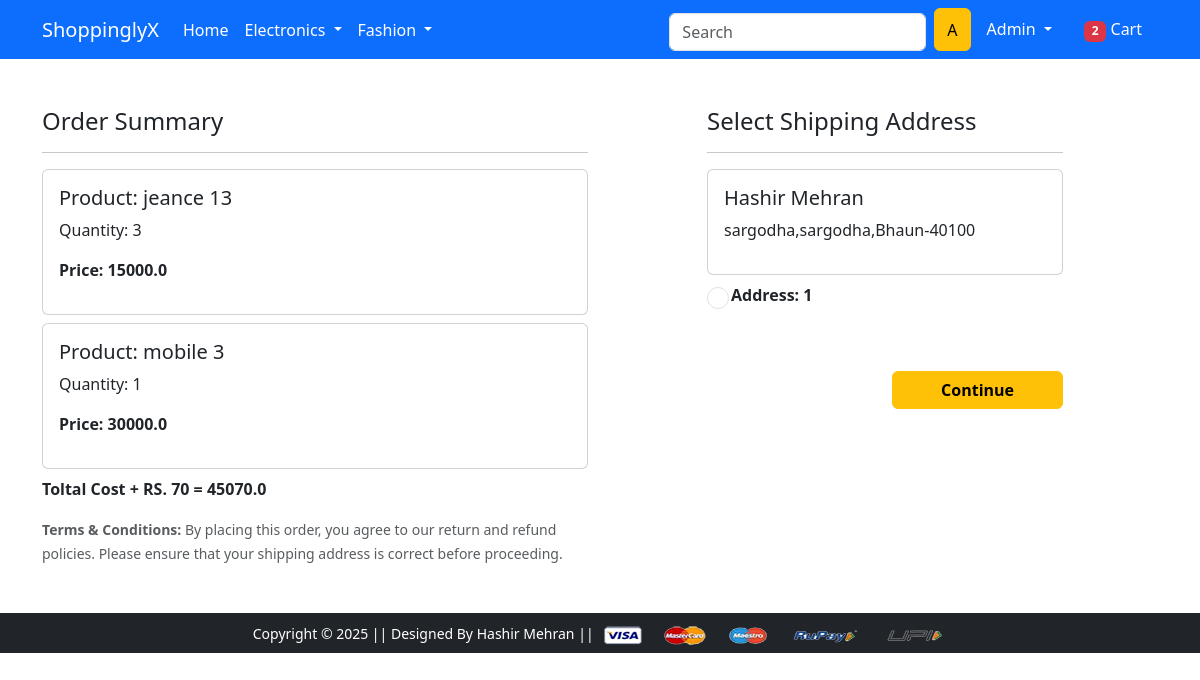
Screenshot of /checkout/ (signed in) with the database file from the repository.
### app/models.py (models this page shows, shortened)
class Cart(models.Model):
    user     = models.ForeignKey(User, on_delete=models.CASCADE)
    product  = models.ForeignKey(Product, on_delete=models.CASCADE)
    quantity = models.PositiveIntegerField(default=1)
    @property
    def total_cost(self):
        return self.quantity * self.product.discounted_price

class Product(models.Model):
    title            = models.CharField(max_length=100)
    selling_price    = models.FloatField()
    discounted_price = models.FloatField()
    description      = models.TextField()
    brand            = models.CharField(max_length=100)
    category         = models.CharField(choices=CATEGORY_CHOICES, max_length=2)
    product_image    = models.ImageField(upload_to='productimg')

class Customer (models.Model):
    user     = models.ForeignKey(User, on_delete=models.CASCADE)
    name     = models.CharField(max_length=200)
    locality = models.CharField(max_length=200)
    city     = models.CharField(max_length=50)
    zipcode  = models.IntegerField()
    state    = models.CharField(choices=STATES_Choice, max_length=50)

### app/views.py (the view)
# urls.py: path('checkout/', views.checkout, name='checkout'),
@login_required
def checkout(request):
    user = request.user
    add = Customer.objects.filter(user=user)
    cart_items = Cart.objects.filter(user=user)
    amount = 0.0
    shipping_amount = 70.0
    for p in cart_items:
        tempamount = (p.quantity * (p.product.discounted_price or 0))
        amount += tempamount
    totalamount = amount + shipping_amount
    return render(request, 'app/checkout.html', {'add': add, 'cart_items': cart_items, 'totalamount': totalamount})

### app/context_processors.py (called while the page is built)
def cart_item_count(request):
    cart_count = 0
    if request.user.is_authenticated:
        cart_count = Cart.objects.filter(user=request.user).count()  # Count items in the cart
    return {'cart_item_count': cart_count}

### app/templates/app/checkout.html (shortened to what this page needs)
{% extends 'app/base.html' %}
{% load static %}
{% block main-content %}
<div class="container">
 <div class="row mt-5">
  <div class="col-sm-6">
    <h4>Order Summary</h4>
    <hr>
    {% for  item in cart_items %}
      <div class="card mb-2">
        <div class="card-body">
          <h5>Product: {{item.product.title}}</h5>
          <p>Quantity: {{item.quantity}}</p>
          <p class="fw-bold">Price: {{item.total_cost}}</p>
        </div>
      </div>
    {% endfor %}
    <p class="fw-bold">Toltal Cost + RS. 70 = {{totalamount}}</p>
      <small class="text-muted">
        <strong>Terms & Conditions:</strong> By placing this order, you agree to our return and refund policies. Please ensure that your shipping address is correct before proceeding.
      </small>  </div>
  <div class="col-sm-4 offset-sm-1">
    <h4>Select Shipping Address</h4>
    <hr>
    <form action="/paymentdone">
      {%for  ad in add%}
      <div class="card">
        <div class="card-body">
        <h5>{{ad.name}}</h5>
        <p>{{ad.locality}},{{ad.city}},{{ad.state}}-{{ad.zipcode}}</p>
        </div>
      </div>
        <div class="form-check mt-2 mb-5">
          <input class="form-check-input" type="radio" name="custid" id="custadd{{forloop.counter}}" value="{{ad.id}}">
          <label class="form-check-label fw-bold" for="custadd{{forloop.counter}}">
            Address: {{forloop.counter}} </label>
        </div>
        {% endfor %}
        <div class="text-end">
          <button type="submit" class="btn btn-warning mt-3 px-5 fw-bold">Continue</button>
        </div>
      </form>
    </div>
  </div>
</div>
{% endblock main-content %}

### app/templates/app/base.html (shortened to what this page needs)
<!doctype html>
{% load static %}
<html lang="en">
  <head>
    <link href="https://cdn.jsdelivr.net/npm/bootstrap@5.0.0-beta1/dist/css/bootstrap.min.css" rel="stylesheet">
    <link href="https://cdn.jsdelivr.net/npm/bootstrap@5.3.0-alpha1/dist/css/bootstrap.min.css" rel="stylesheet" />
    <link rel="stylesheet" href="{% static 'app/css/owl.carousel.min.css' %}">
    <link rel="stylesheet" href="{% static 'app/css/all.min.css' %}">
    <link rel="stylesheet" href="{% static 'app/css/style.css' %}">
  </head>
  <body>
    <nav class="navbar navbar-expand-lg navbar-dark bg-primary">
     <div class="container">
       <a class="navbar-brand" href="/">ShoppinglyX</a>
       <div class="collapse navbar-collapse" id="navbarSupportedContent">
         <ul class="navbar-nav me-auto mb-2 mb-lg-0">
           <li class="nav-item">
             <a class="nav-link active" aria-current="page" href="/">Home</a>
           </li>
           <li class="nav-item dropdown">
             <a class="nav-link dropdown-toggle text-white" href="#" id="electronicsDropdown" role="button" data-bs-toggle="dropdown" aria-expanded="false">
               Electronics
             </a>
           </li>
           <li class="nav-item dropdown">
             <a class="nav-link dropdown-toggle text-white" href="#" id="fashionDropdown" role="button" data-bs-toggle="dropdown" aria-expanded="false">
               Fashion
             </a>
           </li>
         </ul>
         <form class="d-flex">
           <input class="form-control me-2" type="search" placeholder="Search" aria-label="Search">
           <button class="btn btn-warning" type="submit">
            {{ request.user.username|slice:":1"|capfirst }}
        </button>
         </form>
         <div>
          <ul class="navbar-nav me-auto mb-2 mb-lg-0">
            {% if request.user.is_authenticated %}
           <li class="nav-item dropdown mx-2">
              <a class="nav-link dropdown-toggle text-white" href="#" id="profileDropdown" role="button" data-bs-toggle="dropdown" aria-expanded="false">
                {{request.user.username|capfirst}}
              </a>
            </li>
            <li class="nav-item mx-2">
              <a href="{% url 'showcart' %}" class="nav-link text-white">
                  {% if cart_item_count > 0 %}
                      <span class="badge bg-danger">{{ cart_item_count }}</span>
                  {% endif %}
                  Cart
              </a>
          </li>
          {% endif %}
          </ul>
         </div>
       </div>
     </div>
    </nav>
    {% block main-content %} {% endblock main-content %}
    <footer class="container-fluid bg-dark text-center p-2 mt-5">
        <small class="text-white">Copyright &copy; 2025 || Designed By Hashir Mehran || </small>
        <img src="{% static 'app/images/payment.png' %}" alt="" srcset="" class="img-fluid" height="2px">
    </footer>
  </body>
</html>

### app/templates/app/base.html (style rules this page uses)
form input, form select, form textarea { width: 100%; padding: 10px; margin-top: 5px; box-sizing: border-box; }

### rows the page displays
Cart: product "jeance 13", quantity "3", total_cost "15000.0"
Cart: product "mobile 3", quantity "1", total_cost "30000.0"
Customer: name "Hashir Mehran", locality "sargodha", city "sargodha", state "Bhaun", zipcode "40100"

### other values shown
{{ request.user.username|slice:":1"|capfirst }} "A"
{{ request.user.username|capfirst }} "Admin"
{{ cart_item_count }} "2"
{{ totalamount }} "45070.0"
